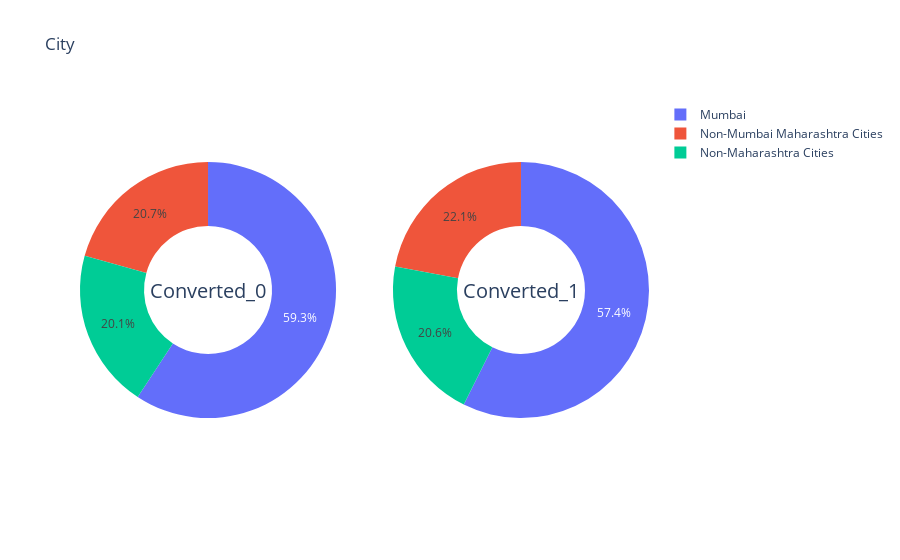

The notebook cell this image was saved under:
### Markdown cell above
#### City

### Code cell
univar_plot('City','City')

### Figure 1 — Plotly figure (JSON) as saved in the notebook; plotly's stock layout.template omitted (floating-point values rounded to 4 significant figures)
{"data": [{"domain": {"x": [0, 0.45], "y": [0, 1]}, "hole": 0.5, "hoverinfo": "label+percent+name", "labels": ["Mumbai", "Non-Mumbai Maharashtra Cities", "Non-Maharashtra Cities"], "name": "Converted 0", "type": "pie", "values": [3365, 1175, 1139]}, {"domain": {"x": [0.55, 1], "y": [0, 1]}, "hole": 0.5, "hoverinfo": "label+percent+name", "labels": ["Mumbai", "Non-Mumbai Maharashtra Cities", "Non-Maharashtra Cities"], "name": "Converted 1", "type": "pie", "values": [2043, 786, 732]}], "layout": {"annotations": [{"font": {"size": 20}, "showarrow": false, "text": "Converted_0", "x": 0.12, "y": 0.5}, {"font": {"size": 20}, "showarrow": false, "text": "Converted_1", "x": 0.88, "y": 0.5}], "title": {"text": "City"}}}
